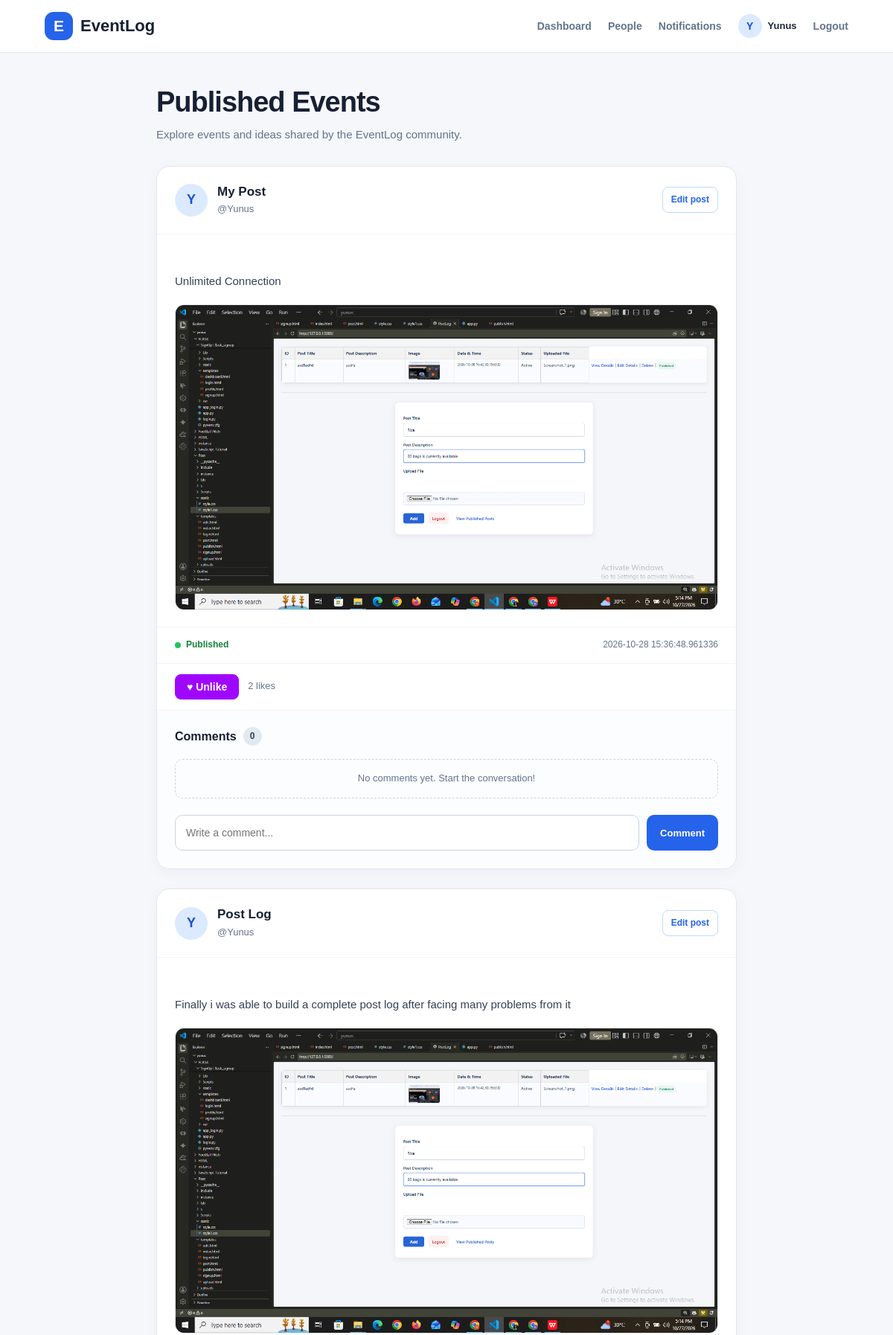
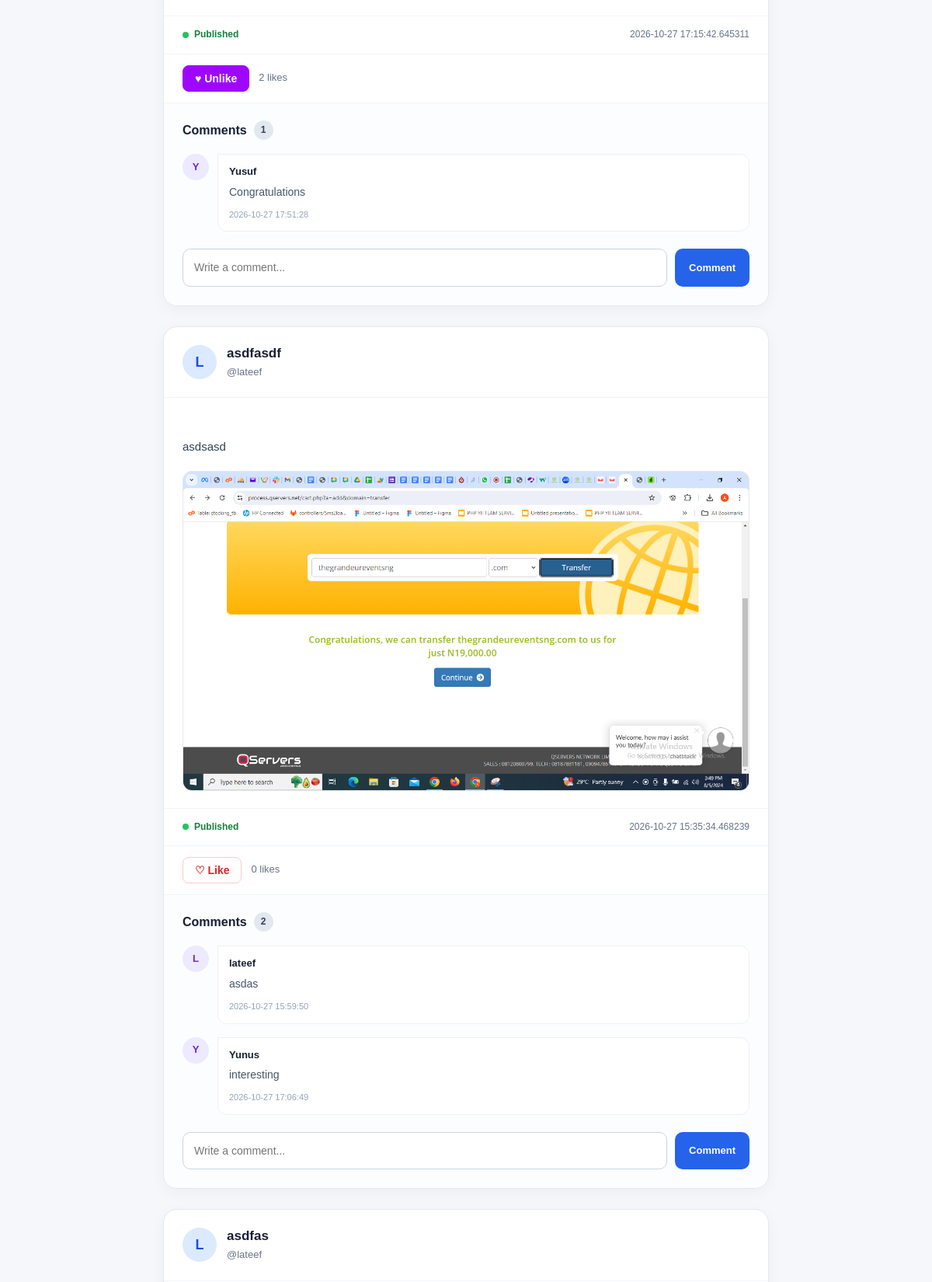
/published (signed in, upper part), run on the app's committed database (2 pictures, top to bottom).
### app.py (models this page shows)
    class User(db.Model, UserMixin):
        id = mapped_column(db.Integer, primary_key=True)
        Firstname = mapped_column(db.String)
        Lastname = mapped_column(db.String)
        Username = mapped_column(db.String, unique=True, nullable=False)
        Email = mapped_column(db.String)
        Password = mapped_column(db.String, nullable=False)
        date = mapped_column(db.String)

    class Post(db.Model):
        id = mapped_column(db.Integer, primary_key=True)
        title = mapped_column(db.String)
        description = mapped_column(db.String)
        date = mapped_column(db.String)
        status = mapped_column(db.String)
        upload = mapped_column(db.String)
        published = mapped_column(db.Boolean, default=False)
        user_id = mapped_column(db.Integer, db.ForeignKey('user.id'), nullable=False)

    class Comment(db.Model):
        id = mapped_column(db.Integer, primary_key=True)
        content = mapped_column(db.String, nullable=False)
        post_id = mapped_column(db.Integer, db.ForeignKey('post.id'), nullable=False)
        user_id = mapped_column( db.Integer, db.ForeignKey('user.id'), nullable=False)
        date = mapped_column(db.String)

### app.py (the view)
    @app.route('/published')
    @login_required
    def published_posts():
        rows = db.session.execute(
            db.select(Post, User)
            .join(User, Post.user_id == User.id)
            .where(
                Post.published == True,
                Post.status == "Active"
            )
            .order_by(Post.date.desc())
        ).all()
        comments = Comment.query.all()
        users = User.query.all()
        comment_usernames = {
            user.id: user.Username for user in users
        }
        post_ids = [post.id for post, author in rows]
        like_counts = {post_id: 0 for post_id in post_ids}
        if post_ids:
            like_rows = db.session.execute(
                db.select(
                    Like.post_id,
                    db.func.count(Like.id)
                )
                .where(Like.post_id.in_(post_ids))
                .group_by(Like.post_id)
            ).all()
            for post_id, count in like_rows:
                like_counts[post_id] = count
            liked_post_ids = set(
                db.session.execute(
                    db.select(Like.post_id).where(
                        Like.user_id == current_user.id,
                        Like.post_id.in_(post_ids)
                    )
                ).scalars().all()
            )
        else:
            liked_post_ids = set()
        return render_template(
            'publish.html',
            rows=rows,
            comments=comments,
            comment_usernames=comment_usernames,
            like_counts=like_counts,
            liked_post_ids=liked_post_ids
        )

### templates/publish.html (shortened to what this page needs)
<!DOCTYPE html>
<html lang="en">
<head>
    <link rel="stylesheet" href="{{ url_for('static', filename='published.css') }}">
</head>
<body class="published-page">
    <header class="pub-header">
        <a href="{{ url_for('home') }}" class="pub-brand">
            <span class="pub-brand-icon">E</span>
            <span>EventLog</span>
        </a>
        <nav class="pub-nav">
            <a href="{{ url_for('home') }}" class="pub-nav-link"> Dashboard</a>
            <a href="{{ url_for('people') }}" class="pub-nav-link"> People </a>
            <a href="{{ url_for('notifications') }}" class="pub-nav-link">
                Notifications
            </a>
            <a href="{{ url_for('profile', username=current_user.Username) }}" class="pub-user-profile">
                <span class="pub-user-avatar"> {{ (current_user.Username or 'U')[0]|upper }} </span>
                <span class="pub-user-name"> {{ current_user.Username }} </span>
            </a>
            <a href="{{ url_for('logout') }}" class="pub-nav-link pub-logout"> Logout </a>
        </nav>
    </header>
    <main class="pub-main">
        <section class="pub-intro">
            <h1>Published Events</h1>
            <p>Explore events and ideas shared by the EventLog community.</p>
        </section>
        <section class="pub-feed">
            {% for post, author in rows %}
                <article class="pub-post-card">
                    <div class="pub-post-header">
                        <div class="pub-avatar">
                            {{ (author.Username or 'U')[0]|upper }}
                        </div>
                        <div class="pub-author-info">
                            <h2>{{ post.title }}</h2>
                            <p class="pub-author-name">
                                @{{ author.Username }}
                            </p>
                        </div>
                        {% if post.user_id == current_user.id %}
                            <a href="{{ url_for('edit', id=post.id) }}"
                               class="pub-edit-link">
                                Edit post
                            </a>
                        {% endif %}
                    </div>
                    <div class="pub-post-content">
                        <p class="pub-description">
                            {{ post.description }}
                        </p>
                        {% if post.upload %}
                            <div class="pub-media">
                                {% set extension = post.upload.rsplit('.', 1)[-1].lower() %}
                                {% if extension in ['png', 'jpg', 'jpeg', 'gif'] %}
                                    <img
                                        src="{{ url_for('uploaded_file', filename=post.upload) }}"
                                        alt="Image attached to {{ post.title }}"
                                        loading="lazy">
                                {% endif %}
                            </div>
                        {% endif %}
                    </div>
                    <div class="pub-post-meta">
                        <span class="pub-published-label">
                            <span class="pub-status-dot"></span>
                            Published
                        </span>
                        <span class="pub-post-date">
                            {{ post.date }}
                        </span>
                    </div>
                    <div class="pub-like-section">
                        <form method="POST"
                              action="{{ url_for('toggle_like', id=post.id) }}">
                            {% if post.id in liked_post_ids %}
                                <button type="submit"
                                        class="pub-like-btn pub-liked">
                                    ♥ Unlike
                                </button>
                            {% else %}
                                <button type="submit"
                                        class="pub-like-btn">
                                    ♡ Like
                                </button>
                            {% endif %}
                        </form>
                        <span class="pub-like-count">
                            {{ like_counts.get(post.id, 0) }}
                            {% if like_counts.get(post.id, 0) == 1 %}
                                like
                            {% else %}
                                likes
                            {% endif %}
                        </span>
                    </div>
                    <section class="pub-comments">
                        {% set post_comments = comments
                            | selectattr('post_id', 'equalto', post.id)
                            | list %}
                        <div class="pub-comments-heading">
                            <h3>Comments</h3>
                            <span class="pub-comment-count">
                                {{ post_comments|length }}
                            </span>
                        </div>
                        <div class="pub-comment-list">
                            {% for comment in post_comments %}
                                <div class="pub-comment">
                                    <div class="pub-comment-avatar">
                                        {{ (comment_usernames.get(comment.user_id, 'Unknown user'))[0]|upper }}
                                    </div>
                                    <div class="pub-comment-body">
                                        <strong class="pub-comment-author">
                                            {{ comment_usernames.get(comment.user_id, 'Unknown user') }}
                                        </strong>
                                        <p>{{ comment.content }}</p>
                                        <small>{{ comment.date }}</small>
                                    </div>
                                </div>
                            {% else %}
                                <p class="pub-no-comments">
                                    No comments yet. Start the conversation!
                                </p>
                            {% endfor %}
                        </div>
                        <form class="pub-comment-form"
                              method="POST"
                              action="{{ url_for('add_comment', id=post.id) }}">
                            <input
                                type="text"
                                name="content"
                                maxlength="2000"
                                placeholder="Write a comment..."
                                aria-label="Write a comment"
                                required>
                            <button type="submit">Comment</button>
                        </form>
                    </section>
                </article>
            {% endfor %}
        </section>
    </main>
</body>
</html>

### data on the page
User: Username "Y", Username "Yunus", get "Yunus"
Post: title "My Post", Username "Yunus", description "Unlimited Connection", upload (picture), date "2026-10-28 15:36:48.961336", shows "♥ Unlike", get "2", shows "likes", post_comments "0"
Post: title "Post Log", Username "Yunus", description "Finally i was able to build a complete post log after facing many problems from it", upload (picture), date "2026-10-27 17:15:42.645311", shows "♥ Unlike", get "2", shows "likes", post_comments "1"
Comment: content "Congratulations", date "2026-10-27 17:51:28"
User: Username "Y", get "Yusuf"
Post: title "asdfasdf", Username "lateef", description "asdsasd", upload (picture), date "2026-10-27 15:35:34.468239", shows "♡ Like", get "0", shows "likes", post_comments "2"
User: Username "L", get "lateef"
Comment: content "asdas", date "2026-10-27 15:59:50"
Comment: content "interesting", date "2026-10-27 17:06:49"
Post: title "asdfas", Username "lateef"
